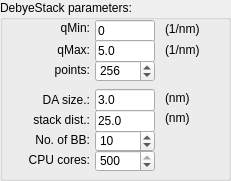
   <widget class="QGroupBox" name="groupBox_2">
    <property name="geometry">
     <rect>
      <x>780</x>
      <y>270</y>
      <width>231</width>
      <height>181</height>
     </rect>
    </property>
    <property name="autoFillBackground">
     <bool>true</bool>
    </property>
    <property name="title">
     <string>DebyeStack parameters:</string>
    </property>
    <widget class="QSpinBox" name="spbCalcNrPoints">
     <property name="enabled">
      <bool>true</bool>
     </property>
     <property name="geometry">
      <rect>
       <x>95</x>
       <y>60</y>
       <width>60</width>
       <height>22</height>
      </rect>
     </property>
     <property name="minimum">
      <number>16</number>
     </property>
     <property name="maximum">
      <number>512</number>
     </property>
     <property name="value">
      <number>256</number>
     </property>
    </widget>
    <widget class="QLabel" name="label_16">
     <property name="geometry">
      <rect>
       <x>165</x>
       <y>42</y>
       <width>51</width>
       <height>16</height>
      </rect>
     </property>
     <property name="text">
      <string>(1/nm)</string>
     </property>
     <property name="buddy">
      <cstring>lineCalcQmax</cstring>
     </property>
    </widget>
    <widget class="QLineEdit" name="lineCalcQmin">
     <property name="enabled">
      <bool>true</bool>
     </property>
     <property name="geometry">
      <rect>
       <x>95</x>
       <y>20</y>
       <width>60</width>
       <height>22</height>
      </rect>
     </property>
     <property name="text">
      <string>0</string>
     </property>
    </widget>
    <widget class="QLabel" name="label_17">
     <property name="geometry">
      <rect>
       <x>40</x>
       <y>20</y>
       <width>50</width>
       <height>16</height>
      </rect>
     </property>
     <property name="text">
      <string>qMin:</string>
     </property>
     <property name="alignment">
      <set>Qt::AlignRight|Qt::AlignTrailing|Qt::AlignVCenter</set>
     </property>
     <property name="buddy">
      <cstring>lineCalcQmin</cstring>
     </property>
    </widget>
    <widget class="QLabel" name="label_18">
     <property name="geometry">
      <rect>
       <x>165</x>
       <y>21</y>
       <width>51</width>
       <height>16</height>
      </rect>
     </property>
     <property name="text">
      <string>(1/nm)</string>
     </property>
     <property name="buddy">
      <cstring>lineCalcQmin</cstring>
     </property>
    </widget>
    <widget class="QLineEdit" name="lineCalcQmax">
     <property name="enabled">
      <bool>true</bool>
     </property>
     <property name="geometry">
      <rect>
       <x>95</x>
       <y>40</y>
       <width>60</width>
       <height>22</height>
      </rect>
     </property>
     <property name="text">
      <string>5.0</string>
     </property>
    </widget>
    <widget class="QLabel" name="label_19">
     <property name="geometry">
      <rect>
       <x>40</x>
       <y>40</y>
       <width>50</width>
       <height>20</height>
      </rect>
     </property>
     <property name="text">
      <string>qMax:</string>
     </property>
     <property name="alignment">
      <set>Qt::AlignRight|Qt::AlignTrailing|Qt::AlignVCenter</set>
     </property>
     <property name="buddy">
      <cstring>lineCalcQmax</cstring>
     </property>
    </widget>
    <widget class="QLabel" name="label_20">
     <property name="geometry">
      <rect>
       <x>40</x>
       <y>60</y>
       <width>50</width>
       <height>20</height>
      </rect>
     </property>
     <property name="text">
      <string>points:</string>
     </property>
     <property name="alignment">
      <set>Qt::AlignRight|Qt::AlignTrailing|Qt::AlignVCenter</set>
     </property>
     <property name="buddy">
      <cstring>spbCalcNrPoints</cstring>
     </property>
    </widget>
    <widget class="QLabel" name="label_21">
     <property name="geometry">
      <rect>
       <x>20</x>
       <y>130</y>
       <width>70</width>
       <height>20</height>
      </rect>
     </property>
     <property name="text">
      <string>No. of BB:</string>
     </property>
     <property name="alignment">
      <set>Qt::AlignRight|Qt::AlignTrailing|Qt::AlignVCenter</set>
     </property>
     <property name="buddy">
      <cstring>spbCalcNrStacks</cstring>
     </property>
    </widget>
    <widget class="QSpinBox" name="spbCalcNrStacks">
     <property name="enabled">
      <bool>true</bool>
     </property>
     <property name="geometry">
      <rect>
       <x>95</x>
       <y>130</y>
       <width>60</width>
       <height>22</height>
      </rect>
     </property>
     <property name="minimum">
      <number>1</number>
     </property>
     <property name="maximum">
      <number>50</number>
     </property>
     <property name="value">
      <number>10</number>
     </property>
    </widget>
    <widget class="QLabel" name="label_22">
     <property name="geometry">
      <rect>
       <x>20</x>
       <y>150</y>
       <width>70</width>
       <height>20</height>
      </rect>
     </property>
     <property name="text">
      <string>CPU cores:</string>
     </property>
     <property name="alignment">
      <set>Qt::AlignRight|Qt::AlignTrailing|Qt::AlignVCenter</set>
     </property>
     <property name="buddy">
      <cstring>spbNrCores</cstring>
     </property>
    </widget>
    <widget class="QSpinBox" name="spbNrCores">
     <property name="enabled">
      <bool>true</bool>
     </property>
     <property name="geometry">
      <rect>
       <x>95</x>
       <y>150</y>
       <width>60</width>
       <height>22</height>
      </rect>
     </property>
     <property name="minimum">
      <number>1</number>
     </property>
     <property name="maximum">
      <number>500</number>
     </property>
     <property name="value">
      <number>500</number>
     </property>
    </widget>
    <widget class="QLineEdit" name="lineStackSpacing">
     <property name="enabled">
      <bool>true</bool>
     </property>
     <property name="geometry">
      <rect>
       <x>95</x>
       <y>110</y>
       <width>60</width>
       <height>22</height>
      </rect>
     </property>
     <property name="text">
      <string>25.0</string>
     </property>
    </widget>
    <widget class="QLabel" name="label_23">
     <property name="geometry">
      <rect>
       <x>20</x>
       <y>110</y>
       <width>70</width>
       <height>20</height>
      </rect>
     </property>
     <property name="text">
      <string>stack dist.:</string>
     </property>
     <property name="alignment">
      <set>Qt::AlignRight|Qt::AlignTrailing|Qt::AlignVCenter</set>
     </property>
     <property name="buddy">
      <cstring>lineStackSpacing</cstring>
     </property>
    </widget>
    <widget class="QLabel" name="label_24">
     <property name="geometry">
      <rect>
       <x>165</x>
       <y>110</y>
       <width>51</width>
       <height>16</height>
      </rect>
     </property>
     <property name="text">
      <string>(nm)</string>
     </property>
     <property name="buddy">
      <cstring>lineStackSpacing</cstring>
     </property>
    </widget>
    <widget class="QLineEdit" name="lineDAsize">
     <property name="enabled">
      <bool>true</bool>
     </property>
     <property name="geometry">
      <rect>
       <x>95</x>
       <y>89</y>
       <width>60</width>
       <height>22</height>
      </rect>
     </property>
     <property name="text">
      <string>3.0</string>
     </property>
    </widget>
    <widget class="QLabel" name="label_25">
     <property name="geometry">
      <rect>
       <x>20</x>
       <y>90</y>
       <width>70</width>
       <height>20</height>
      </rect>
     </property>
     <property name="text">
      <string>DA size.:</string>
     </property>
     <property name="alignment">
      <set>Qt::AlignRight|Qt::AlignTrailing|Qt::AlignVCenter</set>
     </property>
     <property name="buddy">
      <cstring>lineStackSpacing</cstring>
     </property>
    </widget>
    <widget class="QLabel" name="label_27">
     <property name="geometry">
      <rect>
       <x>165</x>
       <y>90</y>
       <width>51</width>
       <height>16</height>
      </rect>
     </property>
     <property name="text">
      <string>(nm)</string>
     </property>
     <property name="buddy">
      <cstring>lineStackSpacing</cstring>
     </property>
    </widget>
   </widget>
